Frame 1 (no input): blank canvas, image omitted
Frame 60 (no input): blank canvas, image omitted
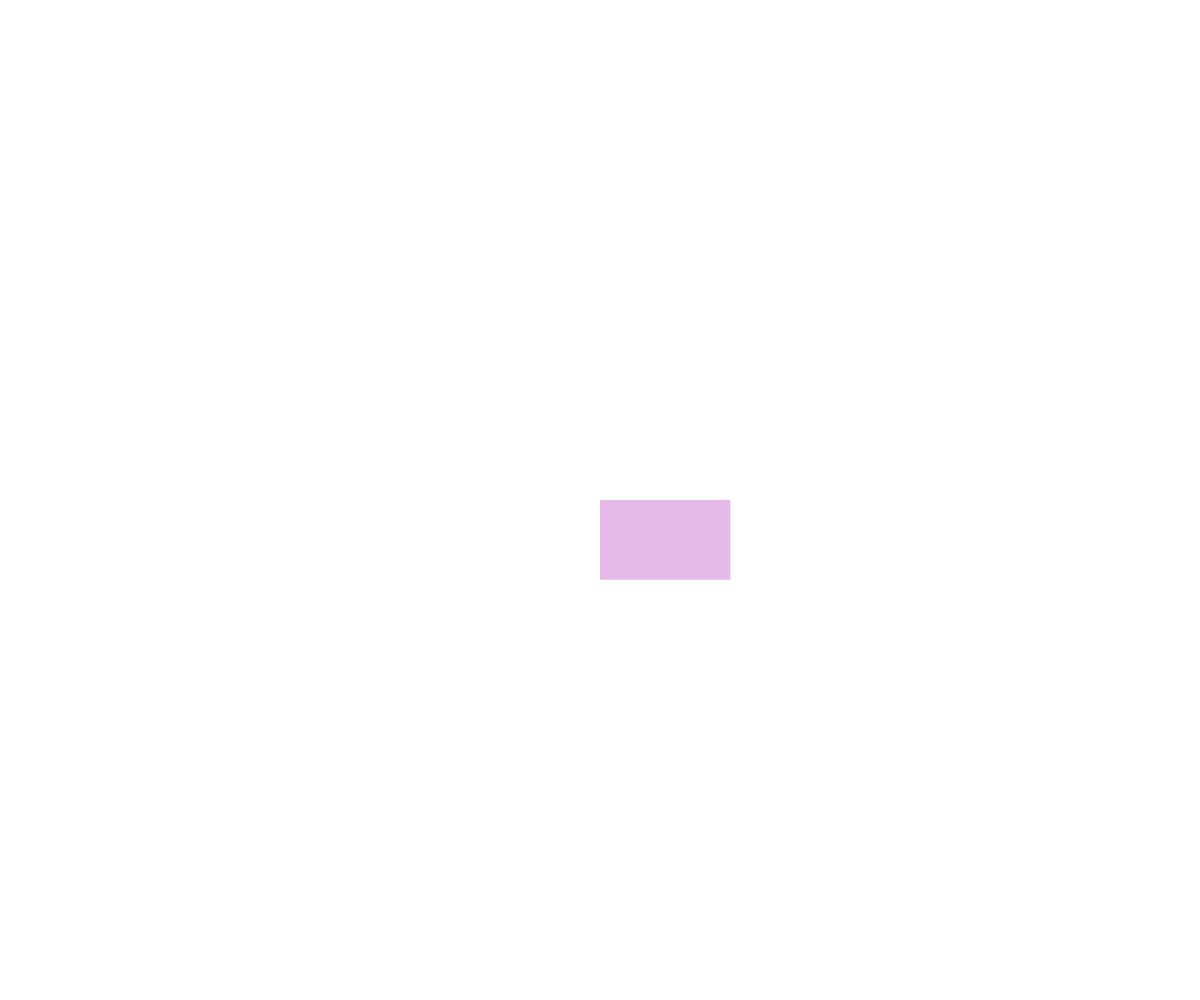
Frame 120 (the mouse pressed at the canvas centre since frame 60)

The p5.js sketch whose frames 1 and 60 were blank and that drew this single picture after the mouse press (run headless with seeded random() and noise() and a simulated clock; from frame 60 on, the mouse is pressed at the canvas centre):

// p5.js sketch
// ── sketch.js
function setup() {
  createCanvas(windowWidth, windowHeight);
  document : addEventListener("contextmenu", event => event.preventDefault());
}

function draw() {

}

function mousePressed() {
  noStroke();
  fill(random(255), random(255), random(255), random(255));
  if (mouseButton === LEFT) {
    rect(mouseX, mouseY, random(50, 150), random(50, 150));
  }
  else if (mouseButton === RIGHT) {
    ellipse(mouseX, mouseY, random(255), random(255));
  }
}

function keyPressed() {
  if (key === "w" || key === "W") {
    background(255);
  }
  else if (key === "b" || key === "B") {
    background(0);
  }
}

function deviceShaken() {
  fill(random(255),random(255),random(255),random(255));
  textFont("Times New Roman");
  textSize(random(32, 100));
  text("Hello there",random(width),random(height));
}
